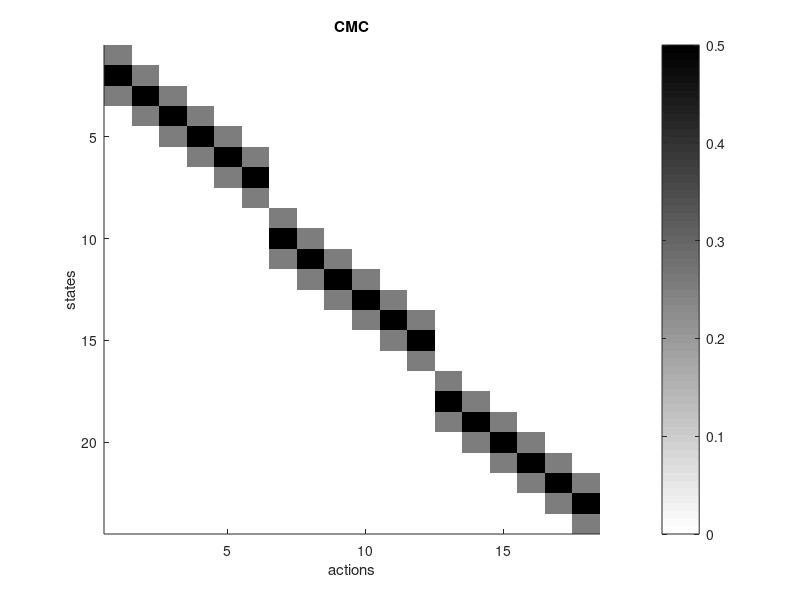

The MATLAB source for this figure: (Note: this script raises an error after producing the figure.)
% Model of Exploration in Deaf Light-Off Birds
% First run with do_control=0; then with do_control=1;
% logarithmic model
%
nsS=3; % number of states the bird is singing in (=1: simple model)
% =2: the bird sings first note, then second note
na=6; % # actions, should be even
N=600; % # trials
do_control=1;

nbirds=2; % number of birds to simulate

igC=1e-6;
if do_control % no LO
    Non=N;%N/4000; % first trial with LO
else
    Non=1;
end
nR=15; rs=-logspace(log10(0.1),log10(100),nR); % LO rewards
jplot=7; % plot VTA firing for reward # jplot

% Hearing
ns=na+2; % # states
nsD=2; % # states

nsA=ns*nsS; % total number of (all) states
alpha=0.05; % learning rate TD learning

tau=0.99;  % forgetting time constant

% Sensorimotor model
h1=zeros(ns,1); h1(1:3)=[1/4 1/2 1/4]; h2=zeros(na,1); h2(1)=1/4;
wh=toeplitz(h1,h2);
w=zeros(nsA,nsS*na);
for i=1:nsS
    w(1+(i-1)*ns:i*ns,1+(i-1)*na:i*na)=wh;
end
W=cumsum(w,1);
figure(1); clf; imagesc(w);  gg=gray; colormap(gg(end:-1:1,:)); colorbar;
set(gca,'box','off');
xlabel('actions'); ylabel('states'); title('CMC');
%print CMC -dsvg

conts=zeros(nbirds,nR); % contingencies
contsD=conts;
Vs=zeros(nR,na*nsS); % mean Q values
VsD=Vs;
Vsall=zeros(nbirds,nR);
VsallD=Vsall;

VTAs=zeros(nsS,N);
VTAsD=VTAs;
VTAsallplus=zeros(nsS,nbirds); VTAsallminus=VTAsallplus;
VTAsallplusD=VTAsallplus; VTAsallminusD=VTAsallplus; 
LOs=zeros(1,N); LOsD=LOs;

method='PIG';
%method='CBE';

for nb=1:nbirds
    for j=1:nR
        r=rs(j);
        fprintf('j=%d/%d\n',j,nR);
        
        %   V=zeros(nsA,na*nsS); % State-Value function (Sarsa learning)
        V=zeros(1,na*nsS); % State-Value function (Sarsa learning)
        NAS=ones(nsA,na*nsS); % number of times action taken and state hit
        NASall=NAS;
        Tpls=zeros(nsA,nsA,na*nsS);
        nLO=zeros(nsA,na*nsS); % number of LO events
        nLOall=nLO;
        ss=zeros(1,N*nsS); % state history
        acts=ss; % action history
        igs=ss; egs=ss; % information and entropy history
        Rs=ss; % reinforcement history
        
        
        % Deaf
        %   VD=zeros(nsD,na*nsS);
        VD=zeros(1,na*nsS);
        NASD=ones(nsD,na*nsS); NASDall=NASD;
        TplsD=zeros(nsD,nsD,na*nsS); nLOD=zeros(nsD,na*nsS); nLODall=nLOD;% Deaf
        ssD=ss; actsD=ss; igsD=ss; egsD=ss; RsD=Rs;
        ci=0;
        for i=1:N % loop over songs
            for k=1:nsS % loop over notes
                ci=ci+1;
                % Hearing
                js=(1+(k-1)*ns):k*ns; ja=(1+(k-1)*na):k*na;
                T=NAS(js,ja)./(eps+ones(ns,1)*sum(NAS(js,ja),1)); % current estimate
                TD=NASD(:,ja)./(eps+ones(nsD,1)*sum(NASD(:,ja),1)); % current estimate
                switch method
                    case 'PIG'
                        % hearing
                        Tpls=xplr_next(NAS(js,ja),ns,na,tau);
                        %   pig=xplr_pig(T,Tpls,ns,na);
                        %  entr=xplr_peg(T,NAS(js,ja),ns,na);
                        
                        %%                      C=sum(NAS(js,ja),2);
                        %%                     eC=C'*T; entr=1./eC;
                        
                        % I=entr+log(pig+eps);
                        % R=I+r*sum(nLO(js,ja),1)./sum(NAS(js,ja),1);
                        
                        %Deaf
                        TplsD=xplr_next(NASD(:,ja),nsD,na,tau);
                        % pigD=xplr_pig(TD,TplsD,nsD,na);
                        % entrD=xplr_peg(TD,NASD,nsD,na);
                        
                        %%                     CD=sum(NASD,2);
                        %%                     eCD=CD'*TD; entrD=1./eCD;
                        
                        % ID=entrD+log(pigD+eps);
                        % RD=ID+r*sum(nLOD(:,ja),1)./sum(NASD(:,ja),1);
                        
                    case 'CBE' % Counter-based exploration, S Thrun 1992
                        C=sum(NAS(js,ja),2);
                        eC=C'*T; R=mean(eC)./eC+r*sum(nLO(js,ja),1)./sum(NAS(js,ja),1);
                        
                        CD=sum(NASD,2);
                        eCD=CD'*TD; RD=mean(eCD)./eCD+r*sum(nLOD(:,ja),1)./sum(NASD(:,ja),1);
                        % RD=RD+1e-10*rand(1,na);
                end
                
                % Hearing
                %[dummy,act]=max(R);
                [dummy,act]=max(V(ja)-0*rand(1,na));
                Rs(ci)=dummy;
                act=act+(k-1)*na;           acts(ci)=act;
                s=find(rand(1)<W(:,act),1,'first');   ss(ci)=s;
                is_lo=(i>Non & k==2 & s>3*ns/2); % simple, deterministic model
                if k==2 & j==jplot
                    LOs(i)=is_lo;
                end
                %is_lo=rand(1)<(s-1)/(ns-1); % complex model, requires increase of sensory space!!!
                
                %             NAS(s,act)=NAS(s,act)+1;
                %             nLO(s,act)=nLO(s,act)+is_lo;
                
                
                % Deaf
                %[dummy,actD]=max(RD);
                [dummy,actD]=max(VD(ja)-0*rand(1,na));
                RsD(ci)=dummy;
                actD=actD+(k-1)*na; actsD(ci)=actD;
                sD=find(rand(1)<W(:,actD),1,'first');
                is_loD=(i>Non & k==2 & sD>3*ns/2); % simple, deterministic model
                if k==2  & j==jplot
                    LOsD(i)=is_loD;
                end
                sD=is_loD+1;  ssD(ci)=sD; % deaf!
                
                % Q learning
                switch method
                    case 'PIG'
                        %ig=igC;%
                        ig=xplr_ig(T,Tpls,ns,s-(k-1)*ns,act-(k-1)*na); igs(ci)=ig;
                        eg=xplr_eg(NAS(js,ja),s-(k-1)*ns,act-(k-1)*na,tau);   egs(ci)=eg;
                        %   V(s,act)=V(s,act)+alpha*(ig+eg+is_lo*r-V(s,act));
                        % VTA=log(ig+eps)+is_lo*r-V(act);
                          VTA=log(ig+eps)+eg+is_lo*r-V(act);
                       %VTA=ig+eg+is_lo*r-V(act);
                        V(act)=V(act)+alpha*(VTA);
                        
                        %igD=igC;
                        igD=xplr_ig(TD,TplsD,nsD,sD,actD-(k-1)*na); igsD(ci)=igD;
                        egD=xplr_eg(NASD,sD,actD-(k-1)*na,tau); egsD(ci)=egD;
                        %  VD(sD,actD)=VD(sD,actD)+alpha*(igD+egD+is_loD*r-VD(sD,actD));
                         VTAD=log(igD+eps)+egD+is_loD*r-VD(actD);
                        %VTAD=igD+egD+is_loD*r-VD(actD);
                        VD(actD)=VD(actD)+alpha*VTAD;
                        if j==jplot
                            VTAs(k,i)=VTA;
                            VTAsD(k,i)=VTAD;
                        end
                        
                end
                
                NAS(s,act)=max(1,tau*NAS(s,act)+1);
                nLO(s,act)=max(0,tau*nLO(s,act)+is_lo);
                NASall(s,act)=NASall(s,act)+1;
                nLOall(s,act)=nLOall(s,act)+is_lo;
                
                %             NASD(sD,actD)=NASD(sD,actD)+1;
                %             nLOD(sD,actD)=nLOD(sD,actD)+is_loD;
                NASD(sD,actD)=max(1,tau*NASD(sD,actD)+1);
                nLOD(sD,actD)=max(0,tau*nLOD(sD,actD)+is_loD);
                NASDall(sD,actD)=NASDall(sD,actD)+1;
                nLODall(sD,actD)=nLODall(sD,actD)+is_loD;
                
                if i==Non
                    NASon=NAS; NASDon=NASD; nLODon=nLOD; nLOon=nLO;
                    NASonall=NASall;  NASDonall=NASDall; nLODonall=nLODall; nLOonall=nLOall;
                end
            end
        end
        Vs(j,:)=V;
        VsD(j,:)=VD;
        
        conts(nb,j)=sum(sum(nLOall-nLOonall))/(sum(sum(NASall(1:ns,1:na)-NASonall(1:ns,1:na))));
        contsD(nb,j)=sum(sum(nLODall-nLODonall))/(sum(sum(NASDall(1:nsD,1:na)-NASDonall(1:nsD,1:na))));
        fprintf('contingency: H=%.2g  D=%.2g\n', conts(nb,j),contsD(nb,j));
        
        % figure(11); clf; imagesc(nLO); colormap(hot); colorbar;
        % xlabel('actions'); ylabel('states'); title('#LO(states,actions) - nLO');
        
        figure(12);clf; imagesc(NASall-NASonall); colormap(hot); colorbar;
        xlabel('actions'); ylabel('states'); title('Hearing #(states,actions)-NAS');
        
        figure(13);clf; imagesc(NASDall-NASDonall); colormap(hot); colorbar;
        xlabel('actions'); ylabel('states'); title('Deaf #(states,actions)-NAS');
        
        % figure(13); clf; imagesc(nLO./NAS);colormap(hot); colorbar;
        % xlabel('actions'); ylabel('states'); title('Hearing p(LO)');
        
        % figure(14); clf; imagesc(nLOD./NASD);colormap(hot); colorbar;
        % xlabel('actions'); ylabel('states'); title('Deaf p(LO)');
        
        figure(15); clf; subplot(211); hist(ss(Non+1:end),1:nsA);   title('States hearing');
        subplot(212); hist(ssD(Non+1:end),1:nsD,'r');
        title('States deaf');
        figure(16); clf; subplot(211); hist(acts(Non+1:end),1:na*nsS);
        subplot(212); hist(actsD(Non+1:end),1:na*nsS,'r');  title('actions');
        
        
        figure(21);clf; plot(V,'k'); hold on;plot(VD,'r'); title('Q function');
        xlabel('action');
        legend({'Hearing','Deaf'},'Location','best');
        
        %imagesc(V); colormap(hot); colorbar; title(' Q function hearing');
        %figure(22);clf; imagesc(VD); colormap(hot); colorbar; title('Q function deaf');
        figure(22); clf; subplot(211); hist(Rs); xlabel('Reinforcement Hearing');
        legend(['Hearing: ' num2str(mean(Rs))],'Location','best');
        
        subplot(212); hist(RsD); xlabel('Reinforcement Deaf');
        legend(['Deaf: ' num2str(mean(RsD))],'Location','best');
        
        
        
         %  pause
    end
    
    if nbirds==1
        if do_control
            figure(32);
            semilogx(rs,mean(Vs,2),'k--','linewidth',2);
            hold on; semilogx(rs,mean(VsD,2),'r--','linewidth',2);
            axis tight
            %print LOcont -dsvg
        else
            figure(31); clf; semilogx(rs,conts(nb,:),'k','linewidth',2); hold on;
            semilogx(rs,contsD(nb,:),'r','linewidth',2);
            semilogx(rs,.5*ones(1,nR),'k--','linewidth',2);
            set(gca,'box','off');
            legend({'Hearing','Deaf'},'Location','best');
            xlabel('Reward'); ylabel('LO contingency');
            axis tight
            %print MeanQ -dsvg
            
            figure(32);
            clf; semilogx(rs,mean(Vs,2),'k','linewidth',2); hold on;
            semilogx(rs,mean(VsD,2),'r','linewidth',2);
            set(gca,'box','off');
            legend({'Hearing','Deaf'},'Location','best');
            xlabel('r'); ylabel('mean Q'); title('Action averaged Q');
        end
    end
    
    Vsall(nb,:)=mean(Vs,2)'; VsallD(nb,:)=mean(VsD,2)';
   % mF=mean(VTAs,2);
    VTAs=VTAs(:,N/2:N); LOs=LOs(N/2:N);
    VTAsallplus(:,nb)=mean(VTAs(:,find(LOs)),2);   
    VTAsallminus(:,nb)=mean(VTAs(:,find(~LOs)),2);   
    VTAsallplusD(:,nb)=mean(VTAsD(:,find(LOsD)),2);
    VTAsallminusD(:,nb)=mean(VTAsD(:,find(~LOsD)),2);
end


if do_control==0
    figure(31); clf; semilogx(rs,mean(conts,1),'k','linewidth',2); hold on;
    semilogx(rs,mean(contsD,1),'r','linewidth',2);
    semilogx(rs,.5*ones(1,nR),'k--','linewidth',2);
    set(gca,'box','off');
    legend({'Hearing','Deaf'},'Location','best');
    xlabel('Reward'); ylabel('LO contingency');
    axis tight
    %print LOcont -dsvg
    
    
    figure(32);
    clf; semilogx(rs,mean(Vsall,1),'k','linewidth',2); hold on;
    semilogx(rs,mean(VsallD,1),'r','linewidth',2);
    set(gca,'box','off');
    legend({'Hearing','Deaf'},'Location','best');
    xlabel('r'); ylabel('mean Q'); title('Action averaged Q');
    
    figure(33); clf;
    if nbirds==1
        mF=mean(VTAs,2);
        f1=mean(VTAs(:,find(LOs)),2)-mF; f2= mean(VTAs(:,find(~LOs)),2)-mF;
        plot(f1,'k'); hold on; plot(f2,'r');
        title(['R=' sprintf('%.2g',rs(jplot))]);
        % print VTA -dsvg
    else
        fplus=mean(VTAsallplus,2); fminus=mean(VTAsallminus,2);
        splus=std(VTAsallplus')'; sminus=std(VTAsallminus')';
        errorbar(1:nsS,fplus,splus,'k','linewidth',2); hold on; 
        errorbar(1:nsS,fminus,sminus,'r','linewidth',2);
        title(['R=' sprintf('%.2g',rs(jplot))]);
        legend({'LO','no LO'},'Location','Best');
        set(gca,'box','off')
    end
else
    figure(32);
    semilogx(rs,mean(Vsall,1),'k--','linewidth',2);
    hold on; semilogx(rs,mean(VsallD,1),'r--','linewidth',2);
    axis tight
    %print MeanQ -dsvg
    
end

% Tplus=zeros(ns,na,ns,na); % first state is s*, hypothetical outcome
%         for k=1:ns
%             for l=1:na
%                 % dkl(k,l)=T*log(
%                 h=NAS; h(k,l)=h(k,l)+1;
%                 h2=h./(eps+ones(ns,1)*sum(h,1));
%                 Tplus(:,:,k,l)=h2;
%             end
%         end

% PIG
%         pig=zeros(ns,na);
%         for k=1:ns % loop for pig
%             for l=1:na % loop for pig
%
%                 for k0=1:ns % loop for s*
%                     dkl=zeros(1,na);
%                     for k2=1:ns % state loop for dkl
%                         for l2=1:na
%                             h=zeros(1,na);
%                             h(:)=Tplus(k2,:,k0,l2);
%                             h2=T(k2,:).*log(T(k2,:)./(h));
%                             dkl(l2)=dkl(l2)+h2(l2);
%                         end
%                     end
%                     pig(k,l)=pig(k,l)+T(k0,l)*dkl(l);
%                 end
%             end
%         end

% in case nsS>1
%  pig=ones(ns,1)*pig1;
% pig=pig+(1e-8)*rand(ns,na); % add some random noise
%  R=log(eps+pig)+r*(nLO./NAS);
%  R=R-1e8*(w==0);
% [dummy,act]=max(R(:));
%  act=ceil(act/ns);